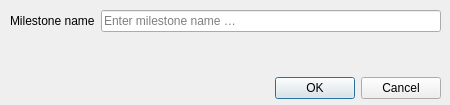
<?xml version="1.0" encoding="UTF-8"?>
<ui version="4.0">
  <class>AddNewMilestoneBase</class>
  <widget class="QDialog" name="AddNewMilestoneBase">
    <property name="geometry">
      <rect>
        <x>0</x>
        <y>0</y>
        <width>450</width>
        <height>105</height>
      </rect>
    </property>
    <property name="sizePolicy">
      <sizepolicy hsizetype="Fixed" vsizetype="Fixed">
        <horstretch>0</horstretch>
        <verstretch>0</verstretch>
      </sizepolicy>
    </property>
    <property name="windowTitle">
      <string>Add new Milestone</string>
    </property>
    <property name="windowIcon">
      <iconset>
        <normaloff>../../images/new-milestone.png</normaloff>../../images/new-milestone.png</iconset>
    </property>
    <widget class="QWidget" name="verticalLayoutWidget">
      <property name="geometry">
        <rect>
          <x>10</x>
          <y>10</y>
          <width>431</width>
          <height>89</height>
        </rect>
      </property>
      <layout class="QVBoxLayout" name="verticalLayout">
        <item>
          <layout class="QHBoxLayout" name="milestoneNameLayout">
            <item>
              <widget class="QLabel" name="label">
                <property name="text">
                  <string>Milestone name</string>
                </property>
              </widget>
            </item>
            <item>
              <widget class="QLineEdit" name="milestoneNameLineEdit">
                <property name="placeholderText">
                  <string>Enter milestone name …</string>
                </property>
              </widget>
            </item>
          </layout>
        </item>
        <item>
          <widget class="QLabel" name="errorLabel">
            <property name="styleSheet">
              <string notr="true">color: rgb(255, 0, 0);</string>
            </property>
            <property name="text">
              <string/>
            </property>
            <property name="textFormat">
              <enum>Qt::AutoText</enum>
            </property>
            <property name="alignment">
              <set>Qt::AlignRight|Qt::AlignTrailing|Qt::AlignVCenter</set>
            </property>
          </widget>
        </item>
        <item>
          <widget class="QDialogButtonBox" name="buttonBox">
            <property name="orientation">
              <enum>Qt::Horizontal</enum>
            </property>
            <property name="standardButtons">
              <set>QDialogButtonBox::Cancel|QDialogButtonBox::Ok</set>
            </property>
          </widget>
        </item>
      </layout>
    </widget>
  </widget>
  <resources/>
  <connections>
    <connection>
      <sender>buttonBox</sender>
      <signal>accepted()</signal>
      <receiver>AddNewMilestoneBase</receiver>
      <slot>accept()</slot>
      <hints>
        <hint type="sourcelabel">
          <x>248</x>
          <y>254</y>
        </hint>
        <hint type="destinationlabel">
          <x>157</x>
          <y>274</y>
        </hint>
      </hints>
    </connection>
    <connection>
      <sender>buttonBox</sender>
      <signal>rejected()</signal>
      <receiver>AddNewMilestoneBase</receiver>
      <slot>reject()</slot>
      <hints>
        <hint type="sourcelabel">
          <x>316</x>
          <y>260</y>
        </hint>
        <hint type="destinationlabel">
          <x>286</x>
          <y>274</y>
        </hint>
      </hints>
    </connection>
  </connections>
</ui>
